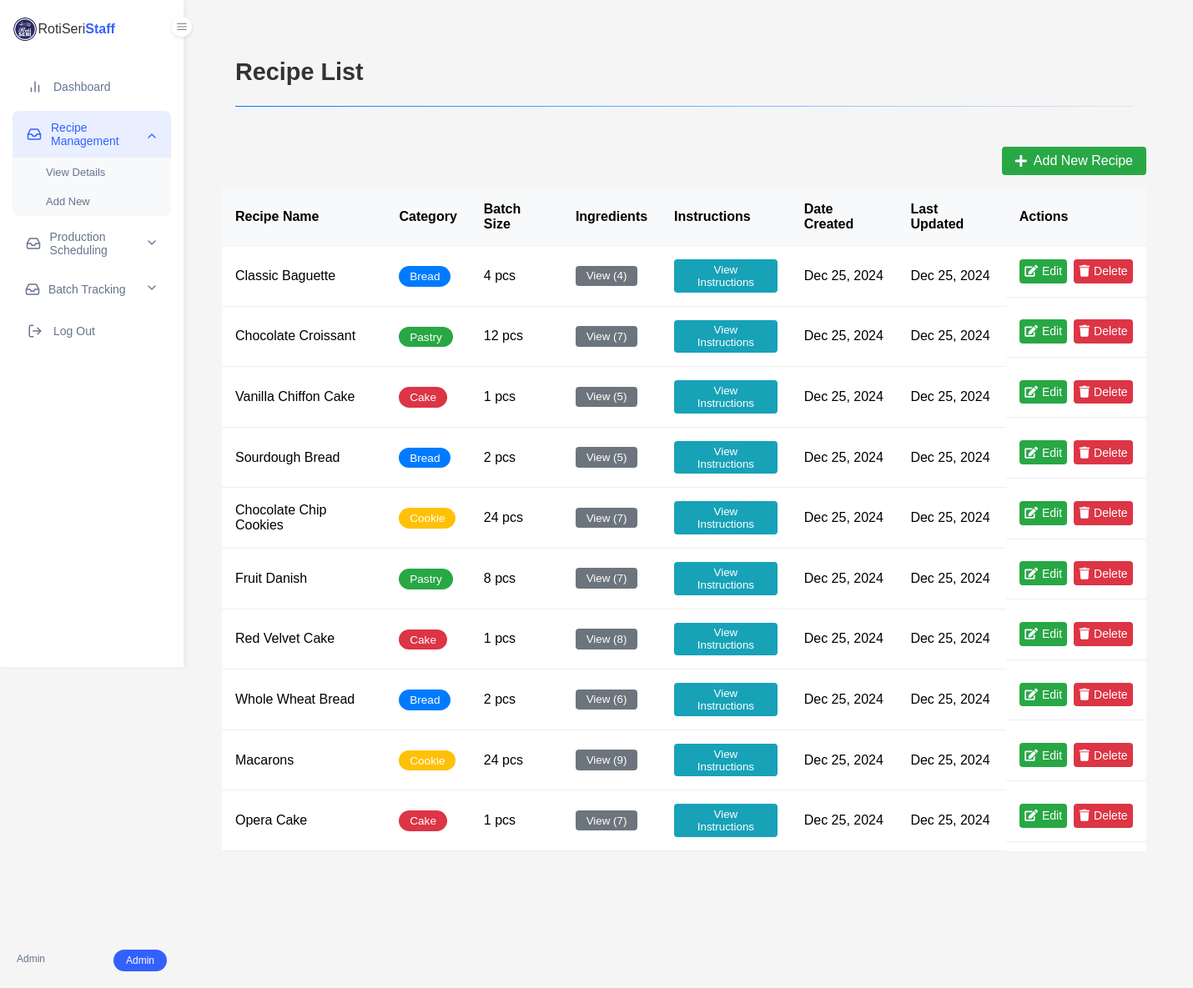
The app's page /view_recipes.php (signed in), older data.
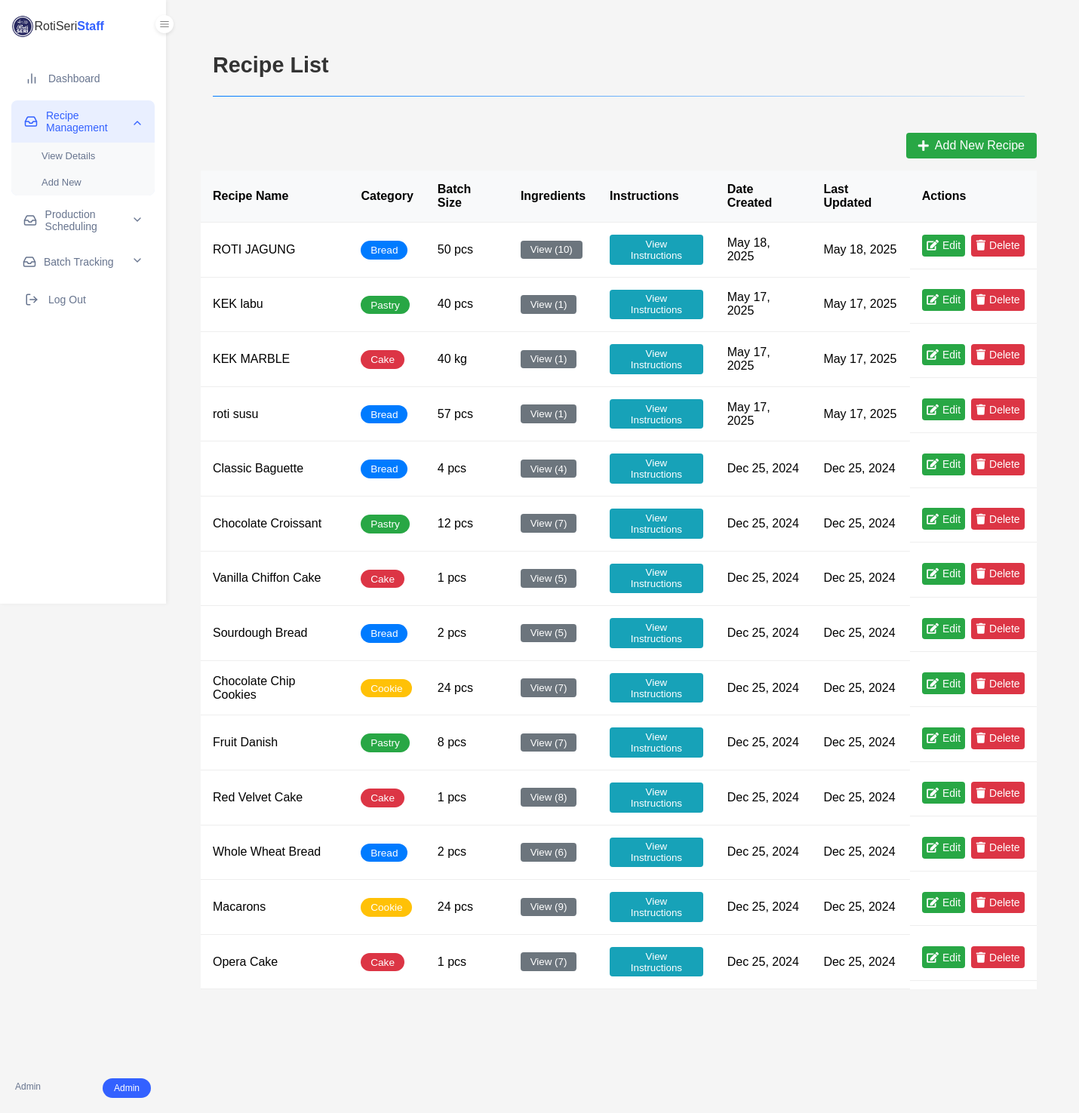
The same page, newer data.
### tables this page shows
CREATE TABLE `tbl_recipe` (
  `recipe_id` int(6) NOT NULL,
  `recipe_name` varchar(100) NOT NULL,
  `recipe_category` varchar(100) NOT NULL,
  `recipe_batchSize` int(6) NOT NULL,
  `recipe_unitOfMeasure` varchar(50) NOT NULL,
  `recipe_instructions` text NOT NULL,
  `recipe_dateCreated` timestamp NOT NULL DEFAULT current_timestamp(),
  `recipe_dateUpdated` timestamp NOT NULL DEFAULT current_timestamp() ON UPDATE current_timestamp(),
  `image_path` varchar(255) DEFAULT NULL
);

### view_recipes.php (the view, shortened to what the changed rows need)
<?php
require_once 'config/db_connection.php';
try {
    $stmt = $conn->prepare("SELECT * FROM tbl_recipe ORDER BY recipe_dateCreated DESC");
    $stmt->execute();
    $recipes = $stmt->fetchAll(PDO::FETCH_ASSOC);
    $recipe_ingredients = [];
    $stmt = $conn->prepare("SELECT * FROM tbl_ingredients WHERE recipe_id = ?");
    foreach ($recipes as $recipe) {
        $stmt->execute([$recipe['recipe_id']]);
        $recipe_ingredients[$recipe['recipe_id']] = $stmt->fetchAll(PDO::FETCH_ASSOC);
    }
} catch(PDOException $e) {
    $error_message = "Error: " . $e->getMessage();
}
?>
<!DOCTYPE html>
<html lang="en">
<head>
    <link rel="stylesheet" href="css/style.css">
    <link rel="stylesheet" href="css/dashboard.css">
    <link rel="stylesheet" href="css/view_recipes.css">
    <link rel="stylesheet" href="https://cdnjs.cloudflare.com/ajax/libs/font-awesome/5.15.4/css/all.min.css">
</head>
<body>
    <?php include 'includes/dashboard_navigation.php'; ?>
    <main class="main-content">
        <div class="page-header">
            <h1>Recipe List</h1>
        </div>
        <div class="recipes-container">
            <?php if (isset($error_message)): ?>
                <div class="alert error"><?php echo $error_message; ?></div>
            <?php else: ?>
                <?php if (empty($recipes)): ?>
                    <div class="no-recipes">
                        <p>No recipes found.</p>
                    </div>
                <?php else: ?>
                    <div class="table-responsive">
                        <table class="recipes-table">
                            <thead>
                                <tr>
                                    <th>Recipe Name</th>
                                    <th>Category</th>
                                    <th>Batch Size</th>
                                    <th>Ingredients</th>
                                    <th>Instructions</th>
                                    <th>Date Created</th>
                                    <th>Last Updated</th>
                                    <?php if ($_SESSION['user_role'] !== 'Baker'): ?>
                                        <th>Actions</th>
                                    <?php endif; ?>
                                </tr>
                            </thead>
                            <tbody>
                                <?php foreach ($recipes as $recipe): ?>
                                    <tr data-recipe-id="<?php echo $recipe['recipe_id']; ?>">
                                        <td><?php echo htmlspecialchars($recipe['recipe_name']); ?></td>
                                        <td>
                                            <span class="category-badge <?php echo strtolower($recipe['recipe_category']); ?>">
                                                <?php echo htmlspecialchars($recipe['recipe_category']); ?>
                                            </span>
                                        </td>
                                        <td><?php echo $recipe['recipe_batchSize'] . ' ' . $recipe['recipe_unitOfMeasure']; ?></td>
                                        <td>
                                            <button class="view-ingredients" onclick="viewIngredients(<?php echo $recipe['recipe_id']; ?>)">
                                                View (<?php echo count($recipe_ingredients[$recipe['recipe_id']]); ?>)
                                            </button>
                                        </td>
                                        <td>
                                            <button class="view-instructions" onclick="viewInstructions(<?php echo $recipe['recipe_id']; ?>)">
                                                View Instructions
                                            </button>
                                        </td>
                                        <td><?php echo date('M d, Y', strtotime($recipe['recipe_dateCreated'])); ?></td>
                                        <td><?php echo date('M d, Y', strtotime($recipe['recipe_dateUpdated'])); ?></td>
                                        <?php if ($_SESSION['user_role'] !== 'Baker'): ?>
                                            <td class="actions">
                                            <a href="edit_recipe.php?id=<?php echo $recipe['recipe_id']; ?>" class="action-btn edit-btn" title="Edit">
                                                <i class="fas fa-edit"></i> Edit
                                            </a>
                                            <button class="action-btn delete-btn" onclick="deleteRecipe(<?php echo $recipe['recipe_id']; ?>)" title="Delete">
                                                <i class="fas fa-trash"></i> Delete
                                            </button>
                                        </td>
                                        <?php endif; ?>
                                    </tr>
                                <?php endforeach; ?>
                            </tbody>
                        </table>
                    </div>
                <?php endif; ?>
            <?php endif; ?>
        </div>
    </main>
</body>
</html>

Row changes from the older to the newer data that the page shows:
added tbl_recipe: recipe_name "ROTI JAGUNG", recipe_category "Bread", recipe_batchSize "50", recipe_unitOfMeasure "pcs", recipe_id "10", recipe_dateCreated "May 18, 2025", recipe_dateUpdated "May 18, 2025"
added tbl_recipe: recipe_name "KEK labu", recipe_category "Pastry", recipe_batchSize "40", recipe_unitOfMeasure "pcs", recipe_id "1", recipe_dateCreated "May 17, 2025", recipe_dateUpdated "May 17, 2025"
added tbl_recipe: recipe_name "KEK MARBLE", recipe_category "Cake", recipe_batchSize "40", recipe_unitOfMeasure "kg", recipe_id "1", recipe_dateCreated "May 17, 2025", recipe_dateUpdated "May 17, 2025"
added tbl_recipe: recipe_name "roti susu", recipe_category "Bread", recipe_batchSize "57", recipe_unitOfMeasure "pcs", recipe_id "1", recipe_dateCreated "May 17, 2025", recipe_dateUpdated "May 17, 2025"
